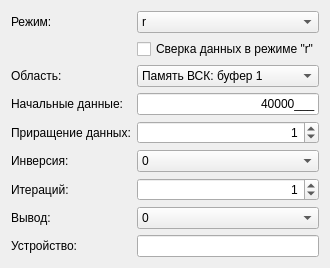
<?xml version="1.0" encoding="UTF-8"?>
<ui version="4.0">
 <class>MemoryTestDefault</class>
 <widget class="QDialog" name="MemoryTestDefault">
  <property name="geometry">
   <rect>
    <x>0</x>
    <y>0</y>
    <width>301</width>
    <height>243</height>
   </rect>
  </property>
  <property name="windowTitle">
   <string>Настройки теста памяти/регистров</string>
  </property>
  <property name="windowIcon">
   <iconset resource="../tgca/tgca.qrc">
    <normaloff>:/pictogram/memory.png</normaloff>:/pictogram/memory.png</iconset>
  </property>
  <layout class="QGridLayout" name="gridLayout_2">
   <item row="5" column="1">
    <widget class="QComboBox" name="inverse">
     <item>
      <property name="text">
       <string>0</string>
      </property>
     </item>
     <item>
      <property name="text">
       <string>1</string>
      </property>
     </item>
    </widget>
   </item>
   <item row="2" column="0">
    <widget class="QLabel" name="label_2">
     <property name="text">
      <string>Область:</string>
     </property>
    </widget>
   </item>
   <item row="0" column="0">
    <widget class="QLabel" name="label">
     <property name="text">
      <string>Режим:</string>
     </property>
    </widget>
   </item>
   <item row="3" column="0">
    <widget class="QLabel" name="label_5">
     <property name="text">
      <string>Начальные данные:</string>
     </property>
    </widget>
   </item>
   <item row="4" column="0">
    <widget class="QLabel" name="label_6">
     <property name="text">
      <string>Приращение данных:</string>
     </property>
    </widget>
   </item>
   <item row="7" column="0">
    <widget class="QLabel" name="label_9">
     <property name="text">
      <string>Вывод:</string>
     </property>
    </widget>
   </item>
   <item row="6" column="0">
    <widget class="QLabel" name="label_8">
     <property name="text">
      <string>Итераций:</string>
     </property>
    </widget>
   </item>
   <item row="5" column="0">
    <widget class="QLabel" name="label_7">
     <property name="text">
      <string>Инверсия:</string>
     </property>
    </widget>
   </item>
   <item row="8" column="0">
    <widget class="QLabel" name="label_10">
     <property name="text">
      <string>Устройство:</string>
     </property>
    </widget>
   </item>
   <item row="0" column="1">
    <widget class="QComboBox" name="mode">
     <property name="layoutDirection">
      <enum>Qt::LeftToRight</enum>
     </property>
     <item>
      <property name="text">
       <string>r</string>
      </property>
     </item>
     <item>
      <property name="text">
       <string>w</string>
      </property>
     </item>
     <item>
      <property name="text">
       <string>wr</string>
      </property>
     </item>
    </widget>
   </item>
   <item row="3" column="1">
    <widget class="QLineEdit" name="startData">
     <property name="inputMask">
      <string>HHHHHHHH;_</string>
     </property>
     <property name="text">
      <string>40000</string>
     </property>
     <property name="alignment">
      <set>Qt::AlignRight|Qt::AlignTrailing|Qt::AlignVCenter</set>
     </property>
    </widget>
   </item>
   <item row="4" column="1">
    <widget class="QSpinBox" name="incData">
     <property name="alignment">
      <set>Qt::AlignRight|Qt::AlignTrailing|Qt::AlignVCenter</set>
     </property>
     <property name="maximum">
      <number>10000</number>
     </property>
     <property name="value">
      <number>1</number>
     </property>
    </widget>
   </item>
   <item row="6" column="1">
    <widget class="QSpinBox" name="iteration">
     <property name="alignment">
      <set>Qt::AlignRight|Qt::AlignTrailing|Qt::AlignVCenter</set>
     </property>
     <property name="maximum">
      <number>100000</number>
     </property>
     <property name="value">
      <number>1</number>
     </property>
    </widget>
   </item>
   <item row="7" column="1">
    <widget class="QComboBox" name="output">
     <property name="layoutDirection">
      <enum>Qt::LeftToRight</enum>
     </property>
     <item>
      <property name="text">
       <string>0</string>
      </property>
     </item>
     <item>
      <property name="text">
       <string>1</string>
      </property>
     </item>
    </widget>
   </item>
   <item row="8" column="1">
    <widget class="QLineEdit" name="device"/>
   </item>
   <item row="2" column="1">
    <widget class="QComboBox" name="memType">
     <item>
      <property name="text">
       <string>Память ВСК: буфер 1</string>
      </property>
     </item>
     <item>
      <property name="text">
       <string>Память ВСК: буфер 2</string>
      </property>
     </item>
     <item>
      <property name="text">
       <string>Память НСК</string>
      </property>
     </item>
     <item>
      <property name="text">
       <string>Регистры ВСК</string>
      </property>
     </item>
     <item>
      <property name="text">
       <string>Регистры НСК</string>
      </property>
     </item>
    </widget>
   </item>
   <item row="1" column="1">
    <widget class="QCheckBox" name="checkReadData">
     <property name="text">
      <string>Сверка данных в режиме &quot;r&quot;</string>
     </property>
    </widget>
   </item>
  </layout>
 </widget>
 <resources>
  <include location="../tgca/tgca.qrc"/>
 </resources>
 <connections/>
</ui>
